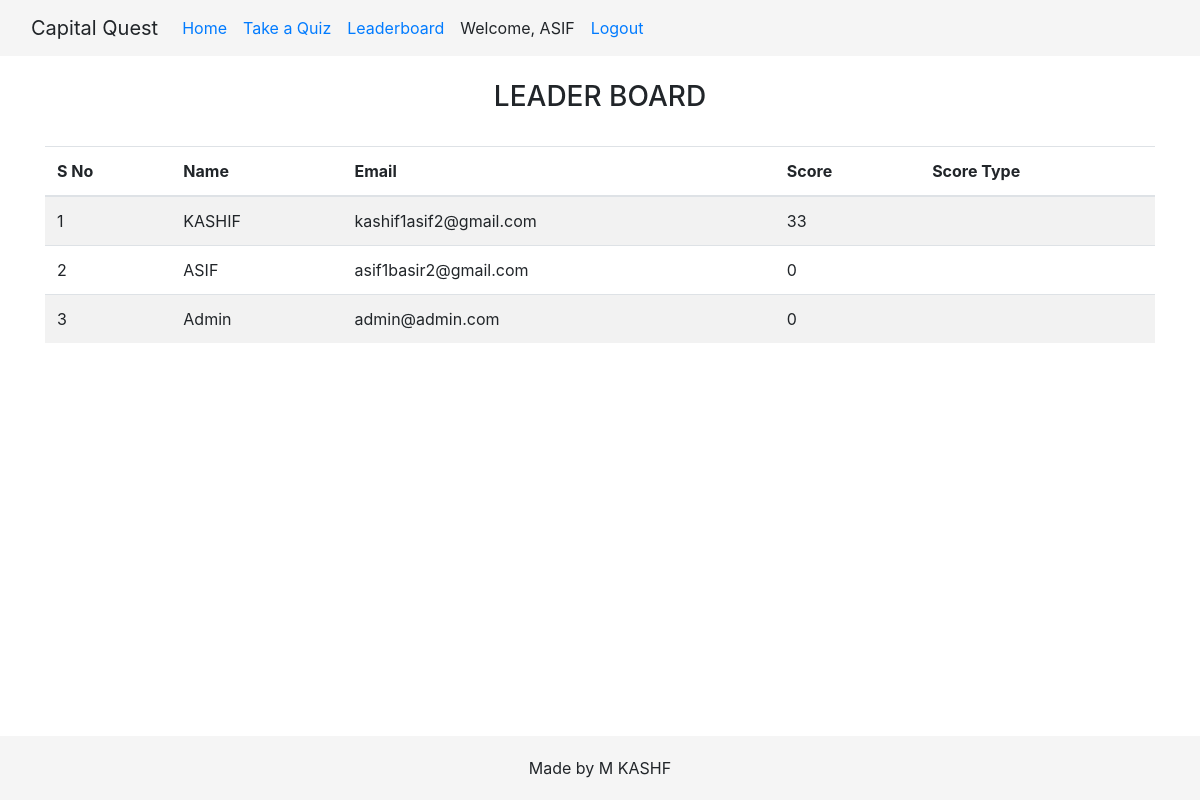
Screenshot of /leaderboard.php (signed in) with the database file from the repository.
### tables this page shows
CREATE TABLE `user` (
  `id` int(11) NOT NULL,
  `username` varchar(255) NOT NULL,
  `email` varchar(255) NOT NULL,
  `password` varchar(255) NOT NULL,
  `highscore` int(11) DEFAULT NULL,
  `scoretype` varchar(50) DEFAULT NULL
);

### leaderboard.php (the view, shortened to what this page needs)
<?php include 'header.php'; ?>
<!doctype html>
<html lang="en">
<head>
    <link rel="stylesheet" href="https://cdn.jsdelivr.net/npm/bootstrap@4.4.1/dist/css/bootstrap.min.css">
</head>
<body>
<br>
<div class="container">
    <center><h3>LEADER BOARD</h3></center><br>
    <table class="table table-striped">
        <thead>
            <tr>
                <th>S No</th>
                <th>Name</th>
                <th>Email</th>
                <th>Score</th>
                <th>Score Type</th>
            </tr>
        </thead>
        <tbody>
            <?php
            include 'connection.php';
            $query = "SELECT id, username, email, highscore, scoretype FROM user ORDER BY highscore DESC";
            $result = $conn->query($query);
            if ($result->num_rows > 0) {
                $sno = 1;
                while ($row = $result->fetch_assoc()) {
                    echo '<tr>';
                    echo '<td>' . $sno . '</td>';
                    echo '<td>' . $row['username'] . '</td>';
                    echo '<td>' . $row['email'] . '</td>';
                    echo '<td>' . $row['highscore'] . '</td>';
                    echo '<td>' . $row['scoretype'] . '</td>';
                    echo '</tr>';
                    $sno++;
                }
            } else {
                echo '<tr><td colspan="5">No leaderboard data available.</td></tr>';
            }
            ?>
        </tbody>
    </table>
</div>
<br><br><br>
</body>
</html>
<?php include 'footer.php'; ?>

### rows the page displays
user: username "KASHIF", email "kashif1asif2@gmail.com", highscore "33"
user: username "ASIF", email "asif1basir2@gmail.com", highscore "0"
user: username "Admin", email "admin@admin.com", highscore "0"

### other values shown
$_SESSION['username'] "ASIF"
